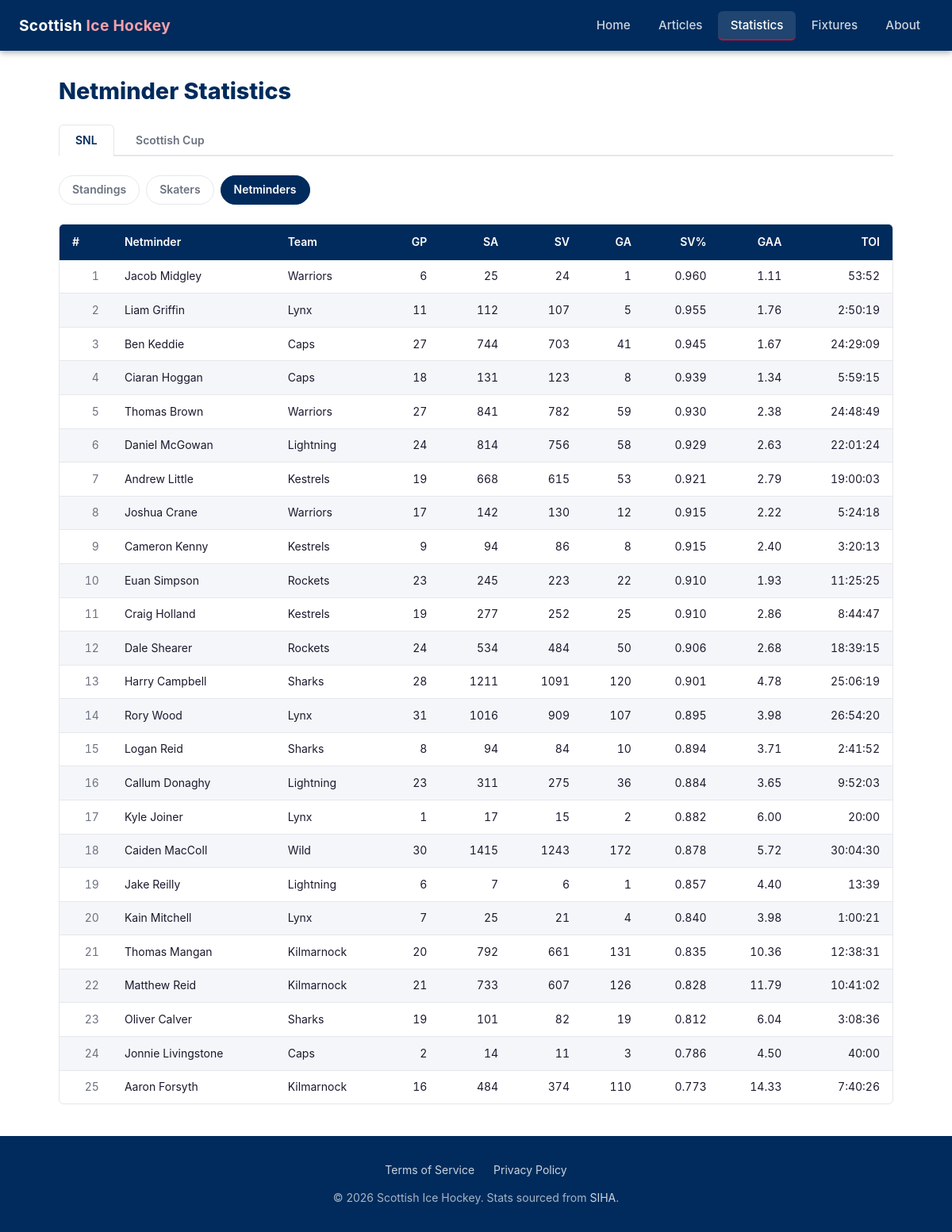
Page /statistics/netminders/ on the earlier database version.
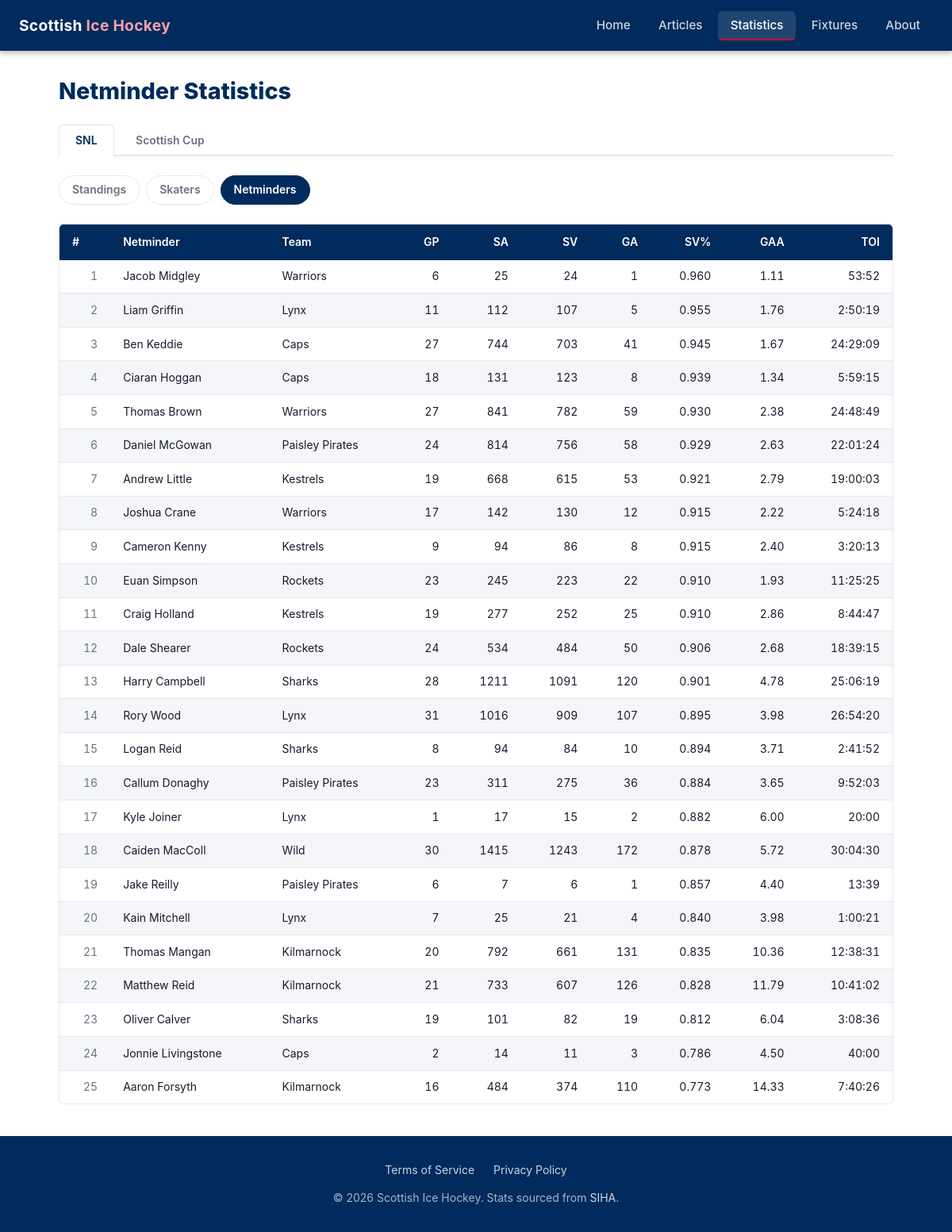
Same page on the later database version.
### tables this page shows
CREATE TABLE season_netminder_stats (
            id             INTEGER PRIMARY KEY,
            competition_id INTEGER NOT NULL REFERENCES competitions(id),
            player_id      INTEGER NOT NULL REFERENCES players(id),
            team_id        INTEGER NOT NULL REFERENCES teams(id),
            gp             INTEGER,
            shots_against  INTEGER,
            saves          INTEGER,
            goals_against  INTEGER,
            save_pct       REAL,
            gaa            REAL,
            toi            TEXT,
            scraped_at     TEXT    NOT NULL,
            UNIQUE (competition_id, player_id)
        );

CREATE TABLE teams (
            id   INTEGER PRIMARY KEY,
            slug TEXT    NOT NULL UNIQUE,
            name TEXT    NOT NULL
        );

CREATE TABLE players (
            id   INTEGER PRIMARY KEY,
            slug TEXT    NOT NULL UNIQUE,
            name TEXT    NOT NULL
        );

### web/app.py (the view)
@app.route("/statistics/netminders/")
def stats_netminders():
    comp = request.args.get("comp", "SNL")
    if comp not in COMPETITIONS:
        comp = "SNL"
    netminders = db_queries.get_netminder_stats(comp)
    return render_template(
        "stats_netminders.html",
        comp=comp,
        competitions=COMPETITIONS,
        netminders=netminders,
    )

### web/app.py (called while the page is built)
@app.context_processor
def inject_globals():
    return {"current_year": date.today().year}

### web/db_queries.py (called while the page is built)
def get_connection():
    conn = sqlite3.connect(DB_PATH)
    conn.row_factory = sqlite3.Row
    conn.execute("PRAGMA journal_mode=WAL")
    conn.execute("PRAGMA foreign_keys=ON")
    return conn

def get_netminder_stats(comp_name="SNL"):
    conn = get_connection()
    try:
        rows = conn.execute(
            """
            SELECT p.name AS player_name, t.name AS team_name,
                   s.gp, s.shots_against, s.saves, s.goals_against,
                   s.save_pct, s.gaa, s.toi
            FROM season_netminder_stats s
            JOIN players p ON p.id = s.player_id
            JOIN teams t ON t.id = s.team_id
            JOIN competitions c ON c.id = s.competition_id
            WHERE c.name = ?
            ORDER BY s.save_pct DESC
            """,
            (comp_name,),
        ).fetchall()
        return [dict(r) for r in rows]
    finally:
        conn.close()

### web/templates/stats_netminders.html (shortened to what this page needs)
{% extends "base.html" %}
{% block content %}
<h1 class="page-title">Netminder Statistics</h1>
<div class="comp-tabs">
  {% for c in competitions %}
    <a href="{{ url_for('stats_netminders', comp=c) }}"
       class="comp-tab {{ 'active' if c == comp else '' }}">{{ c }}</a>
  {% endfor %}
</div>
<div class="stats-nav">
  <a href="{{ url_for('statistics', comp=comp) }}" class="stats-nav-link">Standings</a>
  <a href="{{ url_for('stats_skaters', comp=comp) }}" class="stats-nav-link">Skaters</a>
  <a href="{{ url_for('stats_netminders', comp=comp) }}" class="stats-nav-link active">Netminders</a>
</div>
{% if netminders %}
  <div class="table-wrapper">
    <table>
      <thead>
        <tr>
          <th>#</th>
          <th>Netminder</th>
          <th>Team</th>
          <th class="num">GP</th>
          <th class="num">SA</th>
          <th class="num">SV</th>
          <th class="num">GA</th>
          <th class="num">SV%</th>
          <th class="num">GAA</th>
          <th class="num">TOI</th>
        </tr>
      </thead>
      <tbody>
        {% for n in netminders %}
          <tr>
            <td class="num text-muted">{{ loop.index }}</td>
            <td>{{ n.player_name }}</td>
            <td>{{ n.team_name }}</td>
            <td class="num">{{ n.gp }}</td>
            <td class="num">{{ n.shots_against if n.shots_against is not none else '–' }}</td>
            <td class="num">{{ n.saves if n.saves is not none else '–' }}</td>
            <td class="num">{{ n.goals_against if n.goals_against is not none else '–' }}</td>
            <td class="num">{{ '%.3f'|format(n.save_pct) if n.save_pct is not none else '–' }}</td>
            <td class="num">{{ '%.2f'|format(n.gaa) if n.gaa is not none else '–' }}</td>
            <td class="num">{{ n.toi or '–' }}</td>
          </tr>
        {% endfor %}
      </tbody>
    </table>
  </div>
{% else %}
  <p class="no-data">No netminder stats available for {{ comp }}.</p>
{% endif %}
{% endblock %}

Differences in the rows shown:
changed through a linked row, season_netminder_stats "Daniel McGowan": team_name "Lightning" → "Paisley Pirates"
changed through a linked row, season_netminder_stats "Callum Donaghy": team_name "Lightning" → "Paisley Pirates"
changed through a linked row, season_netminder_stats "Jake Reilly": team_name "Lightning" → "Paisley Pirates"
